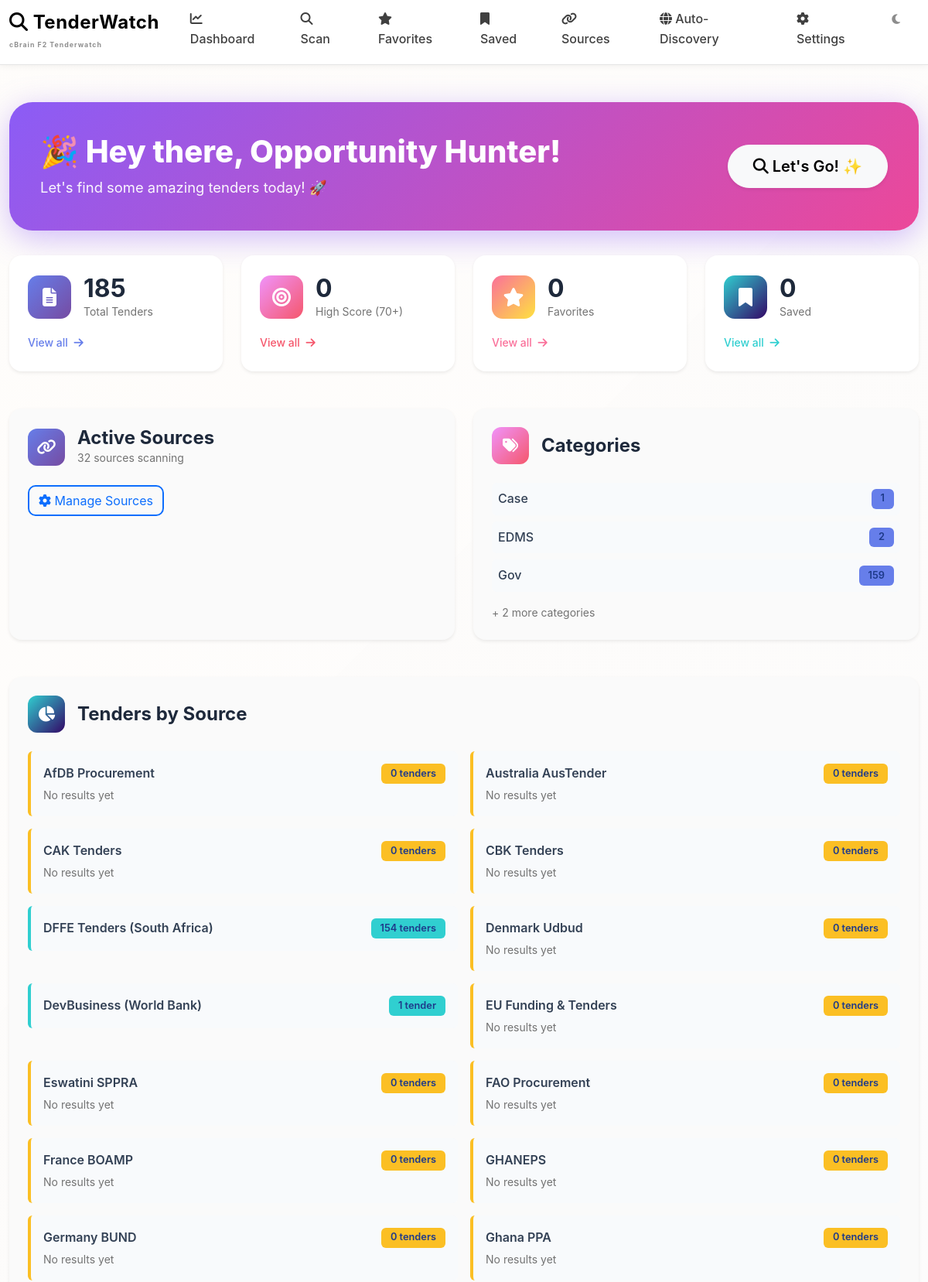
The page / (upper part) on the database its author committed.
### app/models.py (models this page shows)
class TenderResult(db.Model):
    id = db.Column(db.Integer, primary_key=True)
    title = db.Column(db.Text, nullable=False)
    title_translated = db.Column(db.Text, default="")
    link = db.Column(db.Text, unique=True, nullable=False)
    description = db.Column(db.Text, default="")
    description_translated = db.Column(db.Text, default="")
    buyer = db.Column(db.String(200))
    country = db.Column(db.String(200))
    deadline = db.Column(db.String(200))
    publication_date = db.Column(db.String(200))  # F2: for timing filter
    score = db.Column(db.Float)
    keywords_matched = db.Column(db.Text)
    scoring_breakdown = db.Column(db.Text, default="")
    inferred_domains = db.Column(db.Text, default="")  # JSON: ["EDMS", "Workflow", "Gov"]
    priority_level = db.Column(db.String(20), default="LOW")  # HIGH, MEDIUM, LOW, LOCKED, CONDITIONAL, STRATEGIC
    likely_fit_for_f2 = db.Column(db.String(20), default="uncertain")  # true, false, uncertain, no-go, discuss, conditional, strategic
    timing_status = db.Column(db.String(100), default="")  # Timing constraint result
    procurement_status = db.Column(db.String(30), default="open")  # open, locked, locked_but_open, conditional_nogo, conditional_strategic
    requires_qualification = db.Column(db.Boolean, default=False)  # True if Microsoft-mandated
    qualification_reason = db.Column(db.Text, default="")  # Why qualification is needed
    qualification_answers = db.Column(db.Text, default="")  # JSON: user-provided answers to qualification questions
    platform_commitment_signals = db.Column(db.Text, default="")  # JSON: detected Microsoft commitment signals
    discovery_method = db.Column(db.String(50), default="manual")  # 'manual', 'auto', 'priority'
    search_query = db.Column(db.String(500))  # Search query that found this (for auto-discovered)
    search_source = db.Column(db.String(50))  # 'google', 'bing', or source name
    semantic_score = db.Column(db.Float, default=0.0)
    ai_confidence = db.Column(db.Float, default=0.0)
    entities_extracted = db.Column(db.Text, default="")  # JSON with extracted entities
    ai_summary = db.Column(db.Text, default="")  # AI-generated summary
    saved = db.Column(db.Boolean, default=False)
    favorite = db.Column(db.Boolean, default=False)
    notified = db.Column(db.Boolean, default=False)
    source_id = db.Column(db.Integer, db.ForeignKey("tender_source.id"))
    source = db.relationship("TenderSource")
    category = db.Column(db.String(100))
    confidence = db.Column(db.Float)
    created_at = db.Column(db.DateTime, default=datetime.utcnow)

class TenderSource(db.Model):
    id = db.Column(db.Integer, primary_key=True)
    name = db.Column(db.String(200), nullable=False)
    url = db.Column(db.String(500), nullable=False)
    active = db.Column(db.Boolean, default=True)
    favorite = db.Column(db.Boolean, default=False)
    created_at = db.Column(db.DateTime, default=datetime.utcnow)

### app/routes.py (the view)
@main.route("/")
def dashboard():
    one_month_ago = datetime.utcnow() - timedelta(days=30)
    total_tenders = TenderResult.query.filter(TenderResult.created_at >= one_month_ago).count()
    high_score_count = TenderResult.query.filter(
        TenderResult.score >= 70,
        TenderResult.created_at >= one_month_ago
    ).count()
    saved_count = TenderResult.query.filter_by(saved=True).filter(
        TenderResult.created_at >= one_month_ago
    ).count()
    favorite_count = TenderResult.query.filter_by(favorite=True).filter(
        TenderResult.created_at >= one_month_ago
    ).count()
    active_sources = TenderSource.query.filter_by(active=True).count()
    source_contributions = db.session.query(
        TenderSource.name,
        db.func.count(TenderResult.id).label('count')
    ).outerjoin(TenderResult).group_by(TenderSource.name).all()
    categories = db.session.query(
        TenderResult.category,
        db.func.count(TenderResult.id).label('count')
    ).filter(TenderResult.created_at >= one_month_ago).group_by(TenderResult.category).all()
    recent_tenders = TenderResult.query.filter(
        TenderResult.created_at >= one_month_ago
    ).order_by(TenderResult.created_at.desc()).limit(10).all()
    return render_template(
        "dashboard.html",
        total_tenders=total_tenders,
        high_score_count=high_score_count,
        saved_count=saved_count,
        favorite_count=favorite_count,
        active_sources=active_sources,
        source_contributions=source_contributions,
        categories=categories,
        recent_tenders=recent_tenders,
    )

### app/templates/dashboard.html (shortened to what this page needs)
{% extends "base.html" %}
{% block content %}
<div style="background: linear-gradient(135deg, #8b5cf6 0%, #ec4899 100%); padding: 2.5rem; border-radius: 30px; margin-bottom: 2rem; color: white; box-shadow: 0 10px 40px rgba(139, 92, 246, 0.4); animation: fadeIn 0.6s ease-in;">
    <div class="row align-items-center">
        <div class="col-md-8">
            <h1 style="margin: 0; font-weight: 800; font-size: 2.5rem;">🎉 Hey there, Opportunity Hunter!</h1>
            <p style="margin: 0.5rem 0 0 0; opacity: 0.95; font-size: 1.15rem;">Let's find some amazing tenders today! 🚀</p>
        </div>
        <div class="col-md-4 text-end">
            <a href="{{ url_for('main.scan') }}" class="btn btn-light btn-lg shadow-sm" style="border-radius: 50px; padding: 0.75rem 2rem; font-weight: 600; animation: pulse 2s infinite;">
                <i class="fas fa-search"></i> Let's Go! ✨
            </a>
        </div>
    </div>
</div>
<div class="row mb-5 g-4">
    <div class="col-md-3 col-sm-6">
        <div class="card border-0 h-100 shadow-sm hover-lift" style="background: white; border-radius: 16px; transition: all 0.3s ease;">
            <div class="card-body p-4">
                <div class="d-flex align-items-center mb-3">
                    <div style="background: linear-gradient(135deg, #667eea 0%, #764ba2 100%); width: 56px; height: 56px; border-radius: 14px; display: flex; align-items: center; justify-content: center; margin-right: 1rem;">
                        <i class="fas fa-file-alt" style="color: white; font-size: 1.5rem;"></i>
                    </div>
                    <div>
                        <h2 class="mb-0" style="font-weight: 700; color: #1e293b;">{{ total_tenders }}</h2>
                        <p class="mb-0 text-muted" style="font-size: 0.875rem;">Total Tenders</p>
                    </div>
                </div>
                <a href="{{ url_for('main.scan') }}" class="text-decoration-none" style="color: #667eea; font-weight: 500; font-size: 0.875rem;">View all <i class="fas fa-arrow-right ms-1"></i></a>
            </div>
        </div>
    </div>
    <div class="col-md-3 col-sm-6">
        <div class="card border-0 h-100 shadow-sm hover-lift" style="background: white; border-radius: 16px; transition: all 0.3s ease;">
            <div class="card-body p-4">
                <div class="d-flex align-items-center mb-3">
                    <div style="background: linear-gradient(135deg, #f093fb 0%, #f5576c 100%); width: 56px; height: 56px; border-radius: 14px; display: flex; align-items: center; justify-content: center; margin-right: 1rem;">
                        <i class="fas fa-bullseye" style="color: white; font-size: 1.5rem;"></i>
                    </div>
                    <div>
                        <h2 class="mb-0" style="font-weight: 700; color: #1e293b;">{{ high_score_count }}</h2>
                        <p class="mb-0 text-muted" style="font-size: 0.875rem;">High Score (70+)</p>
                    </div>
                </div>
                <a href="{{ url_for('main.scan', min_score=70) }}" class="text-decoration-none" style="color: #f5576c; font-weight: 500; font-size: 0.875rem;">View all <i class="fas fa-arrow-right ms-1"></i></a>
            </div>
        </div>
    </div>
    <div class="col-md-3 col-sm-6">
        <div class="card border-0 h-100 shadow-sm hover-lift" style="background: white; border-radius: 16px; transition: all 0.3s ease;">
            <div class="card-body p-4">
                <div class="d-flex align-items-center mb-3">
                    <div style="background: linear-gradient(135deg, #fa709a 0%, #fee140 100%); width: 56px; height: 56px; border-radius: 14px; display: flex; align-items: center; justify-content: center; margin-right: 1rem;">
                        <i class="fas fa-star" style="color: white; font-size: 1.5rem;"></i>
                    </div>
                    <div>
                        <h2 class="mb-0" style="font-weight: 700; color: #1e293b;">{{ favorite_count }}</h2>
                        <p class="mb-0 text-muted" style="font-size: 0.875rem;">Favorites</p>
                    </div>
                </div>
                <a href="{{ url_for('main.favorites') }}" class="text-decoration-none" style="color: #fa709a; font-weight: 500; font-size: 0.875rem;">View all <i class="fas fa-arrow-right ms-1"></i></a>
            </div>
        </div>
    </div>
    <div class="col-md-3 col-sm-6">
        <div class="card border-0 h-100 shadow-sm hover-lift" style="background: white; border-radius: 16px; transition: all 0.3s ease;">
            <div class="card-body p-4">
                <div class="d-flex align-items-center mb-3">
                    <div style="background: linear-gradient(135deg, #30cfd0 0%, #330867 100%); width: 56px; height: 56px; border-radius: 14px; display: flex; align-items: center; justify-content: center; margin-right: 1rem;">
                        <i class="fas fa-bookmark" style="color: white; font-size: 1.5rem;"></i>
                    </div>
                    <div>
                        <h2 class="mb-0" style="font-weight: 700; color: #1e293b;">{{ saved_count }}</h2>
                        <p class="mb-0 text-muted" style="font-size: 0.875rem;">Saved</p>
                    </div>
                </div>
                <a href="{{ url_for('main.saved') }}" class="text-decoration-none" style="color: #30cfd0; font-weight: 500; font-size: 0.875rem;">View all <i class="fas fa-arrow-right ms-1"></i></a>
            </div>
        </div>
    </div>
</div>
<div class="row mb-5 g-4">
    <div class="col-md-6">
        <div class="card border-0 shadow-sm h-100" style="border-radius: 16px;">
            <div class="card-body p-4">
                <div class="d-flex align-items-center mb-4">
                    <div style="background: linear-gradient(135deg, #667eea 0%, #764ba2 100%); width: 48px; height: 48px; border-radius: 12px; display: flex; align-items: center; justify-content: center; margin-right: 1rem;">
                        <i class="fas fa-link" style="color: white; font-size: 1.25rem;"></i>
                    </div>
                    <div>
                        <h4 class="mb-0" style="font-weight: 700; color: #1e293b;">Active Sources</h4>
                        <p class="mb-0 text-muted" style="font-size: 0.875rem;">{{ active_sources }} sources scanning</p>
                    </div>
                </div>
                <a href="{{ url_for('main.sources') }}" class="btn btn-outline-primary" style="border-radius: 10px; border-width: 2px;">
                    <i class="fas fa-cog"></i> Manage Sources
                </a>
            </div>
        </div>
    </div>
    <div class="col-md-6">
        <div class="card border-0 shadow-sm h-100" style="border-radius: 16px;">
            <div class="card-body p-4">
                <div class="d-flex align-items-center mb-4">
                    <div style="background: linear-gradient(135deg, #f093fb 0%, #f5576c 100%); width: 48px; height: 48px; border-radius: 12px; display: flex; align-items: center; justify-content: center; margin-right: 1rem;">
                        <i class="fas fa-tags" style="color: white; font-size: 1.25rem;"></i>
                    </div>
                    <h4 class="mb-0" style="font-weight: 700; color: #1e293b;">Categories</h4>
                </div>
                {% if categories %}
                <div class="d-flex flex-column gap-2">
                    {% for category_name, count in categories[:3] %}
                    <div class="d-flex justify-content-between align-items-center p-2 rounded" style="background: #f8fafc;">
                        <span style="font-weight: 500; color: #334155;">
                            {% if category_name %}
                                {{ category_name }}
                            {% else %}
                                Uncategorized
                            {% endif %}
                        </span>
                        <span class="badge" style="background: #667eea; font-weight: 600;">{{ count }}</span>
                    </div>
                    {% endfor %}
                </div>
                {% if categories|length > 3 %}
                <p class="text-muted mb-0 mt-3" style="font-size: 0.875rem;">+ {{ categories|length - 3 }} more categories</p>
                {% endif %}
                {% else %}
                <p class="text-muted mb-0">No categories yet. Run a scan to start.</p>
                {% endif %}
            </div>
        </div>
    </div>
</div>
<div class="card border-0 shadow-sm mb-5" style="border-radius: 16px;">
    <div class="card-body p-4">
        <div class="d-flex align-items-center mb-4">
            <div style="background: linear-gradient(135deg, #30cfd0 0%, #330867 100%); width: 48px; height: 48px; border-radius: 12px; display: flex; align-items: center; justify-content: center; margin-right: 1rem;">
                <i class="fas fa-chart-pie" style="color: white; font-size: 1.25rem;"></i>
            </div>
            <h4 class="mb-0" style="font-weight: 700; color: #1e293b;">Tenders by Source</h4>
        </div>
        {% if source_contributions %}
        <div class="row g-3">
            {% for source_name, count in source_contributions %}
            <div class="col-md-6">
                <div class="p-3 rounded" style="background: #f8fafc; border-left: 4px solid {% if count > 0 %}#30cfd0{% else %}#fbbf24{% endif %};">
                    <div class="d-flex justify-content-between align-items-center">
                        <span style="font-weight: 600; color: #334155;">{{ source_name }}</span>
                        <span class="badge" style="background: {% if count > 0 %}#30cfd0{% else %}#fbbf24{% endif %}; font-weight: 600;">
                            {{ count }} tender{% if count != 1 %}s{% endif %}
                        </span>
                    </div>
                    {% if count == 0 %}
                    <small class="text-muted d-block mt-1">No results yet</small>
                    {% endif %}
                </div>
            </div>
            {% endfor %}
        </div>
        {% else %}
        <div class="text-center py-4">
            <i class="fas fa-inbox" style="font-size: 3rem; color: #cbd5e1; margin-bottom: 1rem;"></i>
            <p class="text-muted mb-0">No tenders yet. <a href="{{ url_for('main.scan') }}" style="font-weight: 600;">Run a scan</a> to get started.</p>
        </div>
        {% endif %}
    </div>
</div>
{% endblock %}

### rows shown on the page
TenderResult: category "Gov", id "159"
TenderSource: name "AfDB Procurement", count "0", shows "s", shows "No results yet"
TenderSource: name "Australia AusTender", count "0", shows "No results yet"
TenderSource: name "CAK Tenders", favorite "0", shows "No results yet"
TenderSource: name "CBK Tenders", favorite "0", shows "No results yet"
TenderResult: buyer "DFFE Tenders (South Africa)", id "154"
TenderSource: name "Denmark Udbud", favorite "0", shows "s", shows "No results yet"
TenderSource: name "DevBusiness (World Bank)", count "1"
TenderSource: name "EU Funding & Tenders", count "0", shows "No results yet"
TenderSource: name "Eswatini SPPRA", active "0", shows "No results yet"
TenderSource: name "FAO Procurement", count "0", shows "s", shows "No results yet"
TenderSource: name "France BOAMP", count "0", shows "s", shows "No results yet"
TenderSource: name "GHANEPS", count "0", shows "s", shows "No results yet"
TenderSource: name "Germany BUND", count "0", shows "s", shows "No results yet"
TenderSource: name "Ghana PPA", count "0", shows "s", shows "No results yet"

### other values the page prints
{{ total_tenders }} "185"
{{ high_score_count }} "0"
{{ favorite_count }} "0"
{{ saved_count }} "0"
{{ active_sources }} "32"
{{ category_name }} "Case" "EDMS"
{{ count }} "1" "2"
{{ categories|length - 3 }} "2"
